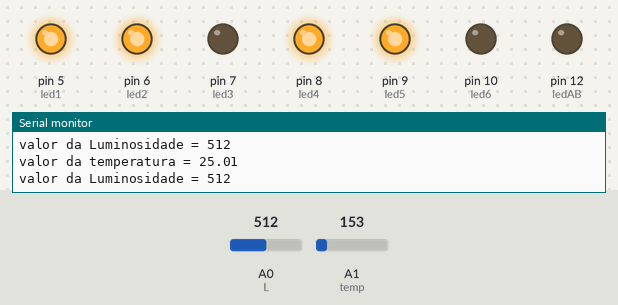
A sketch run on a simulated Arduino Uno, built with avr-gcc and run on an emulated ATmega328P. Parts: output pins drawn as LEDs (lit = HIGH), the last lines printed to the serial monitor. The test bench sets the inputs (shaded band); at power-on: A1 (temp) = 153, A0 (L) = 512.

Above: at 1.2 s.
1.3 s: A1 (temp) set to 127
At 2.5 s:
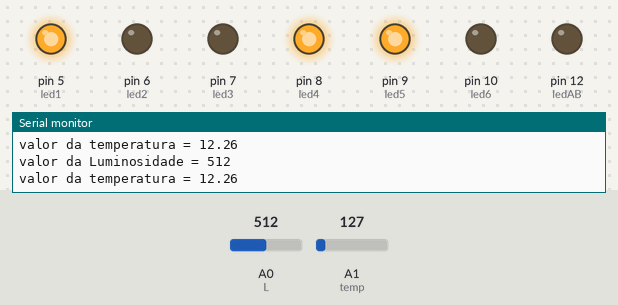
2.8 s: A0 (L) set to 492
At 3.3 s:
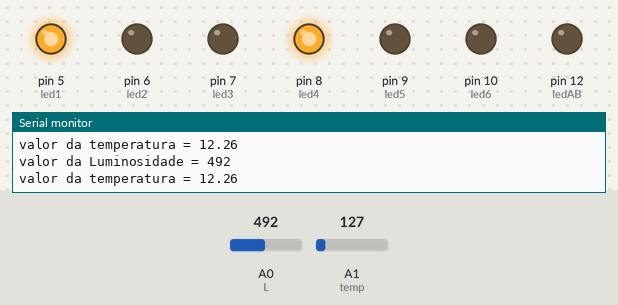
4.3 s: A1 (temp) set to 114
At 5.2 s:
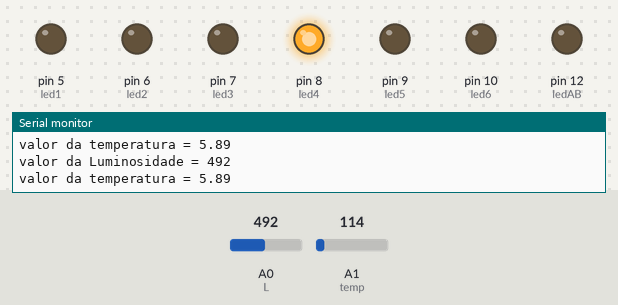
5.8 s: A0 (L) set to 412
7.3 s: A0 (L) set to 388
At 8.5 s:
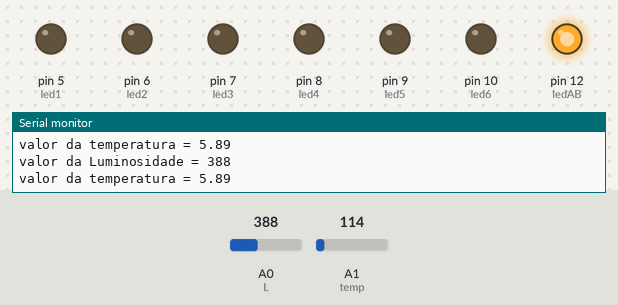
8.8 s: A1 (temp) set to 133
At 9.6 s:
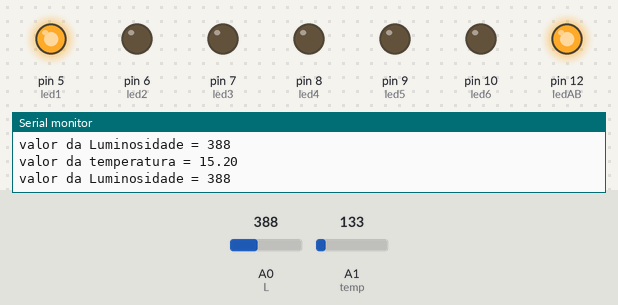
Timing chart, 0 to 11.3 s (numbered marks = the images above; inputs shaded):
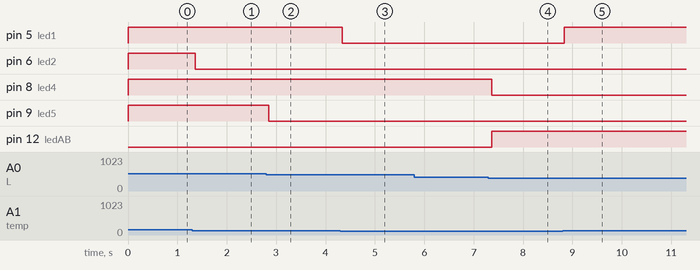

Measured:
- the behaviour switches between 143 and 142 on A1 (temp) (found by bisection; images 0 and 1)
- the behaviour switches between 500 and 499 on A0 (L) (found by bisection; images 1 and 2)
- the behaviour switches between 400 and 399 on A0 (L) (found by bisection; images 3 and 4)
- after the input at 1.3 s, pin 6 (led2): HIGH → LOW after 0.06 s
- after the input at 2.8 s, pin 9 (led5): HIGH → LOW after 0.05 s
- after the input at 4.3 s, pin 5 (led1): HIGH → LOW at once
- after the input at 7.3 s, pin 8 (led4): HIGH → LOW after 0.07 s; pin 12 (ledAB): LOW → HIGH after 0.07 s
- after the input at 8.8 s, pin 5 (led1): LOW → HIGH at once

The sketch:

sensor_tom_de_luz1.ino
```cpp
int led1 = 5;
int led2 = 6;
int led3 = 7;
int led4 = 8;
int led5 = 9;

int led6 = 10;
int ledAB = 12;
int buzzer = 2;
int temp = A1;
int L = A0;


void setup(){
  pinMode(L, INPUT); // Luminosidade
  pinMode(buzzer, OUTPUT); // buzzer
  pinMode(led1, OUTPUT);
  pinMode(led2, OUTPUT);
  pinMode(led3, OUTPUT);
  pinMode(led4, OUTPUT);
  pinMode(led5, OUTPUT);
  pinMode(led6, OUTPUT);
  pinMode(ledAB, OUTPUT);
  Serial.begin(9600);
}

void loop (){
  int SensorTemp = 0;
   SensorTemp = analogRead(temp);

  float tensao = SensorTemp * (5020 / 1024.0);
  float TemperaturaC = (tensao - 500)/10;
    Serial.print("valor da temperatura = ");
  	Serial.println(TemperaturaC);

  if (TemperaturaC >= 10) {
    digitalWrite(led1,HIGH);
  }
  else {
    digitalWrite(led1,LOW);
  }

  if (TemperaturaC >= 20){
    digitalWrite(led2,HIGH);
  }
  else{
    digitalWrite(led2,LOW);
  }
  if (TemperaturaC >= 30){
    digitalWrite(led3,HIGH);
  	tone(buzzer,150);
    delay(200);
  }
  else{
    digitalWrite(led3,LOW);
    noTone(buzzer);
  }

  int valorL = 0;
  valorL = analogRead(L);
  Serial.print("valor da Luminosidade = ");
  Serial.println(valorL);
  Serial.println();

  if (valorL >= 600){
    digitalWrite(led6,HIGH);
  }
  else{
    digitalWrite(led6,LOW);
  }
  if (valorL >= 500){
    digitalWrite(led5,HIGH);
  }
  else{
    digitalWrite(led5,LOW);
  }
  if (valorL >= 400){
    digitalWrite(led4,HIGH);
    digitalWrite(ledAB,LOW);
  }
  else{
    digitalWrite(led4,LOW);
    digitalWrite(ledAB,HIGH);
  }
}


 
```
